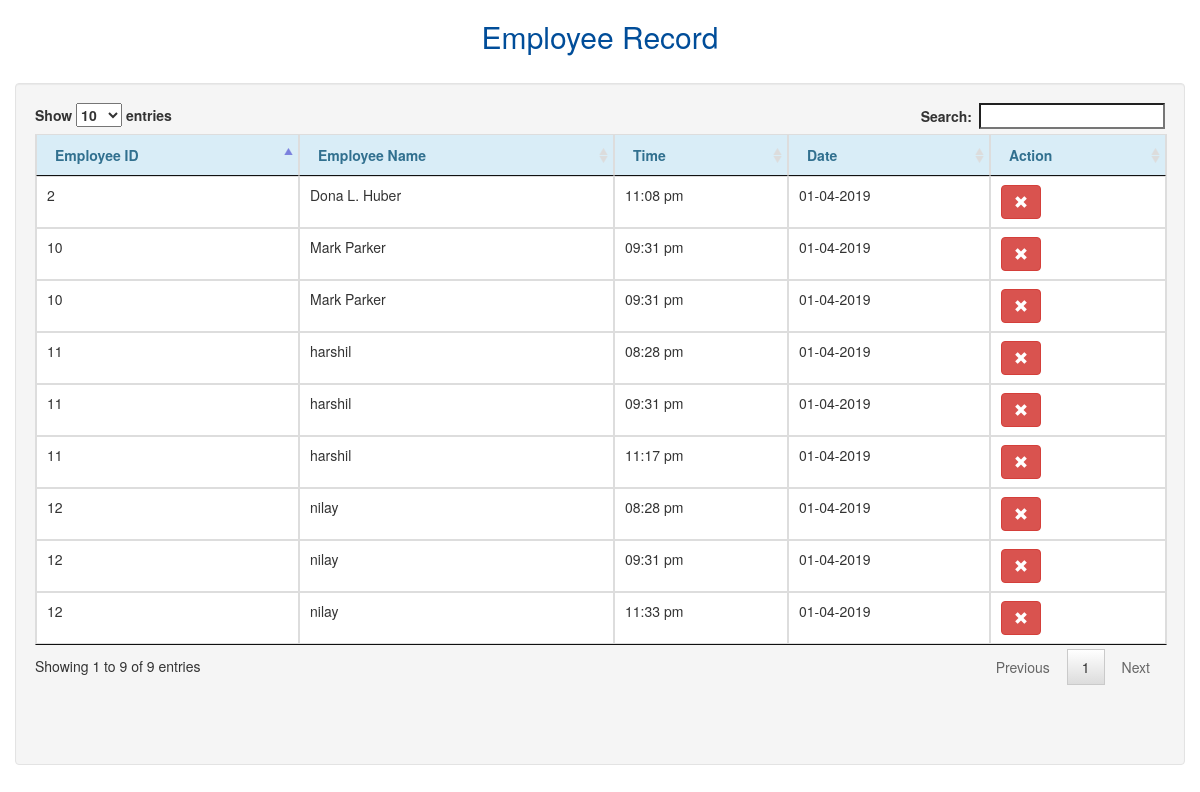
The page /JayBalaji/attendence/admin/record.php on the database its author committed.
### tables this page shows
CREATE TABLE IF NOT EXISTS `time` (
  `time_id` int(11) NOT NULL AUTO_INCREMENT,
  `student_no` int(6) NOT NULL,
  `student_name` varchar(50) NOT NULL,
  `time` time NOT NULL,
  `date` date NOT NULL,
  PRIMARY KEY (`time_id`)
);

### JayBalaji/attendence/admin/record.php (the view, shortened to what this page needs)
<!DOCTYPE html>
<?php
	require_once 'account.php';
?>
<html lang = "eng">
	<head>
		<link rel = "stylesheet" href = "../css/bootstrap.css" />
		<link rel = "stylesheet" href = "css/jquery.dataTables.css" />
	</head>
	<body style="background-image: url('../../css/1.png')">
        <h2 align="center" style="color: #004d99">Employee Record</h2>
		<div class = "container-fluid">
			<br />
			<div class = "well col-lg-12">
				<table id = "table" class = "table table-bordered">
					<thead class = "alert-info">
						<tr>
							<th>Employee ID</th>
							<th>Employee Name</th>
							<th>Time</th>
							<th>Date</th>
							<th>Action</th>
						</tr>
					</thead>
					<tbody>
					<?php
						$q_time = $conn->query("SELECT * FROM `time`") or die(mysqli_error());
						while($f_time = $q_time->fetch_array()){
					?>
						<tr>
							<td><?php echo $f_time['student_no']?></td>
							<td><?php echo htmlentities($f_time['student_name'])?></td>
							<td><?php echo date("h:i a", strtotime($f_time['time']))?></td>
							<td><?php echo date("m-d-Y", strtotime($f_time['date']))?></td>
							<td><button name = "<?php echo $f_time['time_id']?>" class = "btn btn-danger rtime_id" href = "#" data-toggle = "modal" data-target = "#delete"><span class = "glyphicon glyphicon-remove"></span></button></td>
						</tr>
					<?php
						}
					?>
					</tbody>
				</table>
			<br />
			<br />
			<br />
			</div>
		</div>
	</body>
</html>

### rows shown on the page
time: student_no "11", student_name "harshil", time "08:28 pm", date "01-04-2019"
time: student_no "12", student_name "nilay", time "08:28 pm", date "01-04-2019"
time: student_no "10", student_name "Mark Parker", time "09:31 pm", date "01-04-2019"
time: student_no "12", student_name "nilay", time "09:31 pm", date "01-04-2019"
time: student_no "11", student_name "harshil", time "09:31 pm", date "01-04-2019"
time: student_no "10", student_name "Mark Parker", time "09:31 pm", date "01-04-2019"
time: student_no "2", student_name "Dona L. Huber", time "11:08 pm", date "01-04-2019"
time: student_no "11", student_name "harshil", time "11:17 pm", date "01-04-2019"
time: student_no "12", student_name "nilay", time "11:33 pm", date "01-04-2019"
